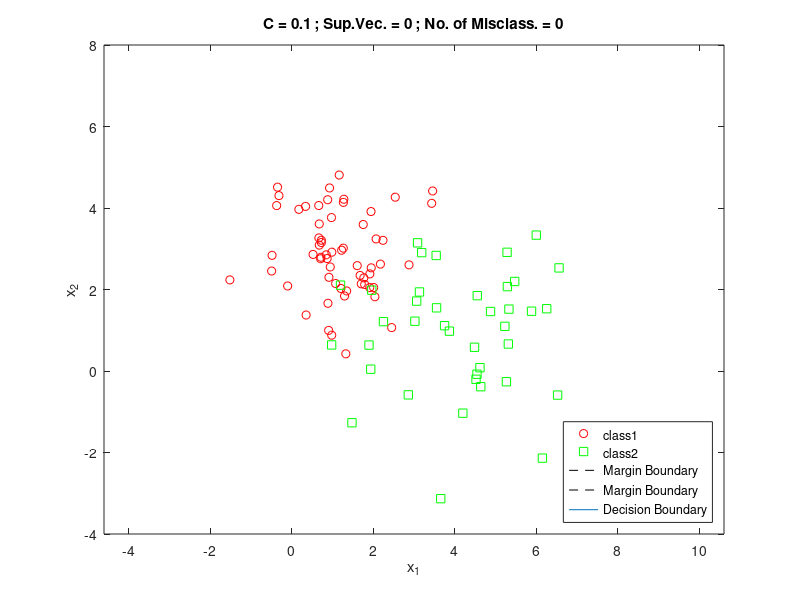

This figure's MATLAB source:
clear; close all;
rng(100);
X1=mvnrnd([1 3],[1 0; 0 1],60);
X2=mvnrnd([4 1],[2 0; 0 2],40);
s1 = size(X1);
s2 = size(X2);
y = [ones(s1(1),1); -ones(s2(1),1)];
data = [X1;X2];

[N,l] = size(data);
c = 0.1; % c = 100;
yy = y*y';
a = data*data';
H = (yy.*a);
f = -ones(N,1);
A = [-eye(N); eye(N)];
b = [zeros(N,1); c*ones(N,1)];
Aeq = y';
beq = zeros(1);

lambda = quadprog(H,f,A,b,Aeq,beq);

SV = find(lambda>0.001);
nSV = numel(SV);
SV_1 = find(lambda < (c*0.999) & lambda>0.001);
SV_2 = find(lambda > (c*0.999));

w = lambda'*(data.*y);
w0 = 0;
for j =1:nSV
    w0 = w0 + (y(SV(j)) - (data(SV(j),:))*w');
end
w0 = w0/nSV;
% w0 =mean(y - data*w');
W = [w w0];
y1 = X1*w' + w0;
y2 = X2*w' + w0;

misclass = 0;
for i=1 : N
    if (w*data(i,:)'+w0) * y(i) <= 0
        misclass = misclass + 1;
    end
end

range = -3:0.0001:10;
d = (w(1)*range+w0)/-w(2);
d1 = (-w(1)*range-w0+1)/w(2);
d2 = (-w(1)*range-w0-1)/w(2);
margin_width = abs(d1-d2);
figure;
plot(X1(:,1),X1(:,2), 'or',...
    X2(:,1),X2(:,2), 'sg',...
    range,d1, '--k',...
    range,d2, '--k',...
    range,d, ...
    data(SV_1,1),data(SV_1,2), 'bx',...
    data(SV_2,1),data(SV_2,2), 'b.',...
    'LineWidth',2,...
    'MarkerSize', 10);
axis equal
title(['C = ', num2str(c),' ; Sup.Vec. = ',num2str(nSV), ' ; No. of Misclass. = ', num2str(misclass)]);
legend({'class1','class2',...
    'Margin Boundary','Margin Boundary','Decision Boundary',...    
    'On Margin', 'Inside or Misclass'},'Location','southeast')
xlabel('x_{1}'); ylabel('x_{2}');

ylim([-4 8]);
% xlim([-2 8]);
